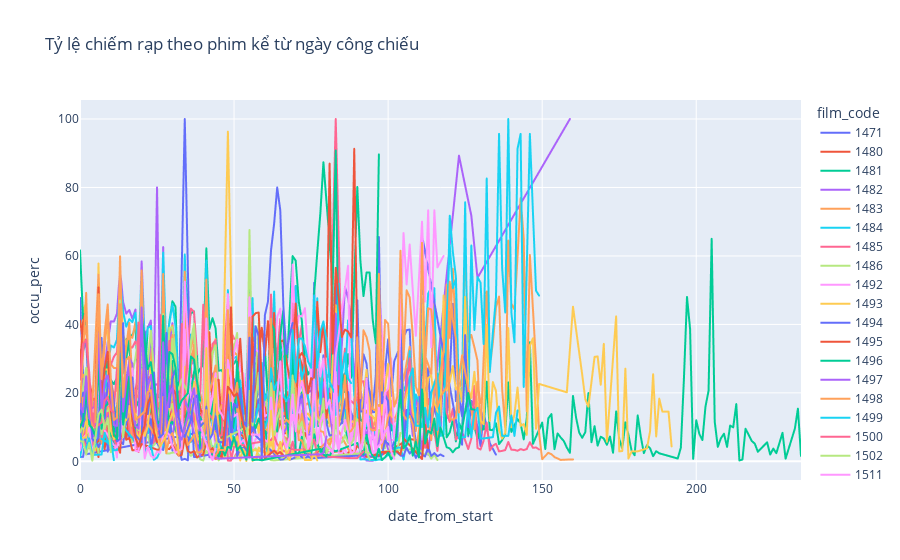

This figure's notebook cell:
### Code cell
fig = px.line(data_occu_perc, x='date_from_start', y='occu_perc', color='film_code', 
              title='Tỷ lệ chiếm rạp theo phim kể từ ngày công chiếu')
fig.show()
